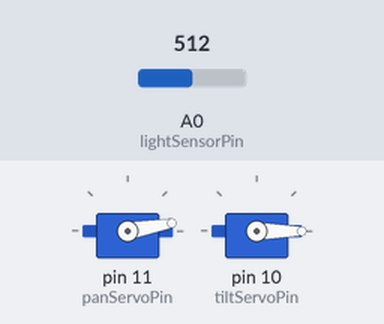
The sketch below on a simulated Arduino Uno, built with avr-gcc and run on an emulated ATmega328P. Shown: 2 × servo. The test bench sets the inputs (shaded band); at power-on: A0 (lightSensorPin) = 512. What the sketch prints to the serial monitor is not drawn.

Above: at 0.15 s.
At 10.01 s:
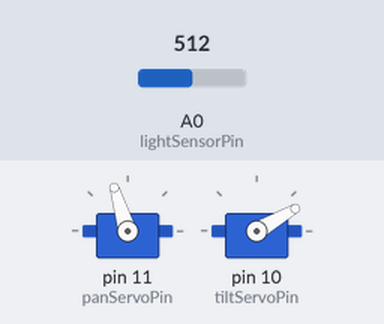
At 19.87 s:
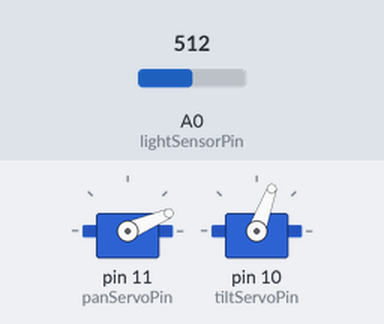
At 39.59 s:
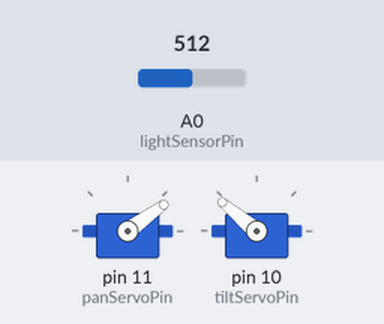
Timing chart, 0 to 40.0 s (numbered marks = the images above):
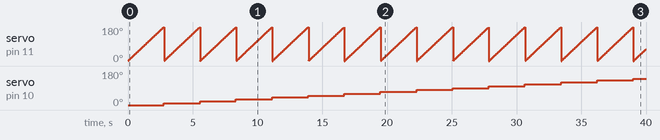

The sketch:

Poe_Lab2.ino
```cpp
#include <Servo.h>

const int lightSensorPin = A0;
const int panServoPin = 11;
const int tiltServoPin = 10;

Servo panServo;
Servo tiltServo;

const int panRate = 1;
const int tiltRate = 10;
const int panRangeMaximum = 180;
const int tiltRangeMaximum = 180;

int panAngle = 0;
int tiltAngle = 0;

void setup()
{
  pinMode(lightSensorPin, INPUT);
  panServo.attach(panServoPin);
  tiltServo.attach(tiltServoPin);
  Serial.begin(9600);
}

void loop()
{
  updatePanServo(&panAngle);
  updateTiltServo(panAngle, &tiltAngle);
  moveToPosition(&panServo, panAngle);
  moveToPosition(&tiltServo, tiltAngle);

  int sensorReading = analogRead(lightSensorPin);
//  Serial.println("distance: ");
//  Serial.print(sensorToDistance(sensorReading));
//  Serial.print("angle: ");
//  Serial.print(panAngle);
  delay(15);

}

int sensorToDistance(int sensorReading)
{
  int distance = 11760/(sensorReading) + .4806;
  return distance;
}

void updatePanServo(int *panAngle)
{
  *panAngle = ((*panAngle)+panRate)%(panRangeMaximum+1);
}

void updateTiltServo(int panAngle, int *tiltAngle)
{
  Serial.println(panAngle);
  if (panAngle == panRangeMaximum)
  {
    *tiltAngle = ((*tiltAngle) + tiltRate)%(tiltRangeMaximum+1);
  }
}

void moveToPosition(Servo *servo, int angle)
{
  (*servo).write(angle);
}
```

Measured:
- by itself, servo on pin 11 (panServoPin): ramps from 0° to 180° and jumps back, once every 2.8 s
- by itself, servo on pin 10 (tiltServoPin): moves from 0° to 140° over 36.3 s
